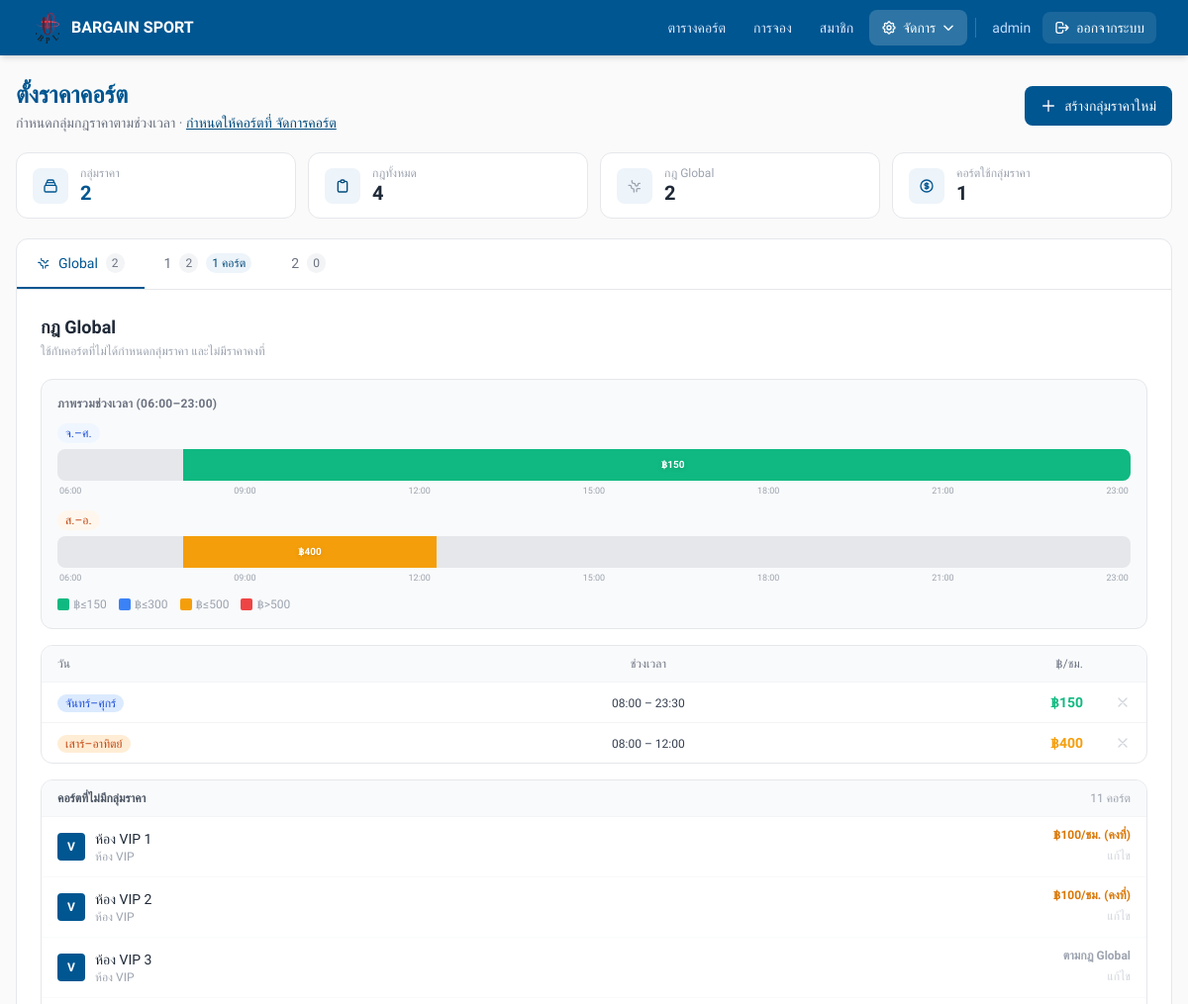
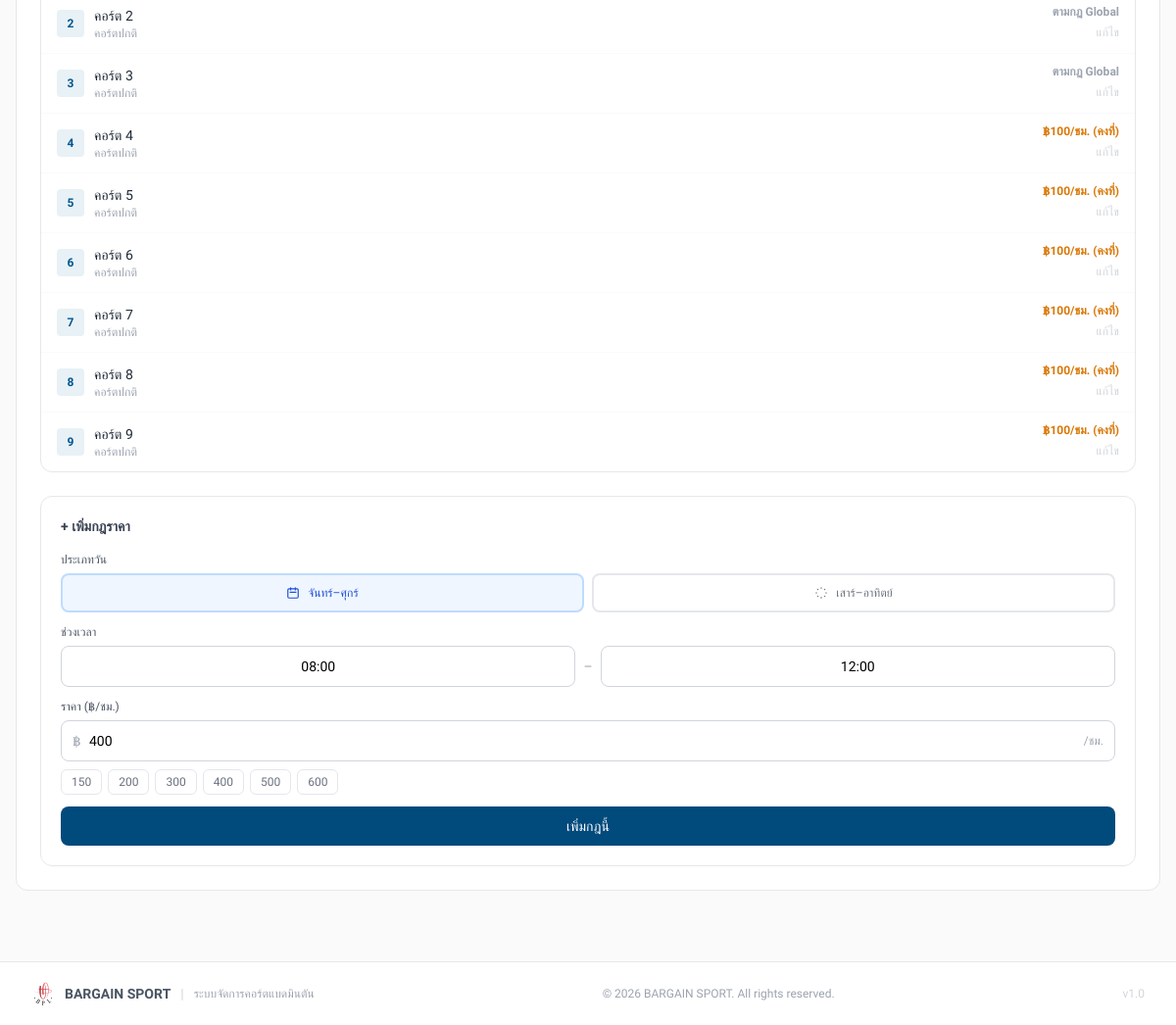
Page /admin/pricing.php (signed in) on the committed database (2 pictures, top to bottom).
### tables this page shows
CREATE TABLE `pricing_groups` (
  `id` int NOT NULL,
  `name` varchar(100) NOT NULL,
  `created_at` timestamp NULL DEFAULT CURRENT_TIMESTAMP
);

CREATE TABLE `pricing_rules` (
  `id` int NOT NULL,
  `group_id` int DEFAULT NULL,
  `day_type` enum('weekday','weekend') NOT NULL,
  `start_time` time NOT NULL,
  `end_time` time NOT NULL,
  `price_per_hour` decimal(10,2) NOT NULL
);

CREATE TABLE `courts` (
  `id` int NOT NULL,
  `court_no` int NOT NULL,
  `vip_room_name` varchar(100) DEFAULT NULL COMMENT 'ชื่อห้อง VIP',
  `status` enum('Available','Booked','In Use','Maintenance') DEFAULT 'Available',
  `is_vip` tinyint(1) NOT NULL DEFAULT '0',
  `court_type` enum('normal','vip') DEFAULT 'normal' COMMENT 'ประเภทคอร์ต: normal=ปกติ, vip=VIP',
  `vip_price` decimal(10,2) DEFAULT NULL COMMENT 'ราคาพิเศษสำหรับคอร์ต VIP (บาท/ชั่วโมง)',
  `normal_price` decimal(10,2) DEFAULT NULL COMMENT 'ราคาคงที่สำหรับคอร์ตปกติ (optional)',
  `pricing_group_id` int DEFAULT NULL
);

### admin/pricing.php (the view, shortened to what the rows shown need)
<?php
require_once __DIR__ . '/../config/db.php';
$groups = $pdo->query('SELECT * FROM pricing_groups ORDER BY name ASC')->fetchAll();
$rules = $pdo->query('SELECT * FROM pricing_rules ORDER BY group_id IS NULL DESC, group_id, day_type, start_time')->fetchAll();
$globalRules = array_values(array_filter($rules, fn($r) => $r['group_id'] === null));
$groupedRules = [];
foreach ($rules as $r) {
  if ($r['group_id'] !== null)
    $groupedRules[$r['group_id']][] = $r;
}
$courtCountByGroup = [];
foreach ($groups as $g) {
  $s = $pdo->prepare('SELECT id, court_no, vip_room_name, court_type, is_vip, vip_price, normal_price FROM courts WHERE pricing_group_id = ? ORDER BY court_type DESC, vip_room_name ASC, court_no ASC');
  $s->execute([$g['id']]);
  $rows = $s->fetchAll();
  $courtCountByGroup[$g['id']] = count($rows);
}
$globalCourtsStmt = $pdo->query('SELECT id, court_no, vip_room_name, court_type, is_vip, vip_price, normal_price FROM courts WHERE pricing_group_id IS NULL ORDER BY court_type DESC, vip_room_name ASC, court_no ASC');
$allNoPricingGroupCourts = $globalCourtsStmt->fetchAll();
$activeTab = htmlspecialchars($_GET['tab'] ?? 'global', ENT_QUOTES);
$timeOptions = [];
for ($h = 6; $h <= 23; $h++) {
  foreach (['00', '30'] as $m)
    $timeOptions[] = sprintf('%02d:%s', $h, $m);
}
function priceColor(float $price): string
{
  if ($price <= 150)
    return '#10b981';
  if ($price <= 500)
    return '#f59e0b';
  return '#ef4444';
}
?>
<!doctype html>
<html lang="th">
<head>
  <script src="https://cdn.tailwindcss.com"></script>
</head>
<body style="background:#FAFAFA;" class="min-h-screen">
  <div class="max-w-7xl mx-auto px-4 py-6">
    <div class="flex flex-col sm:flex-row sm:items-center justify-between gap-3 mb-5">
      <div>
        <h1 style="color:#005691;" class="text-2xl font-bold">ตั้งราคาคอร์ต</h1>
      </div>
    </div>
    <div class="bg-white rounded-xl border border-gray-200 overflow-hidden">
      <div class="border-b border-gray-200 overflow-x-auto">
        <div class="flex min-w-max">
          <button onclick="switchTab('global')" id="tab-btn-global"
            class="tab-btn px-5 py-3.5 text-sm font-medium border-b-2 transition-colors whitespace-nowrap flex items-center gap-2
                       <?= $activeTab === 'global' ? 'border-[#005691] text-[#005691]' : 'border-transparent text-gray-500 hover:text-gray-700' ?>">
            Global
            <span class="text-xs px-1.5 py-0.5 rounded-full bg-gray-100 text-gray-500"><?= count($globalRules) ?></span>
          </button>
          <?php foreach ($groups as $g): ?>
            <button onclick="switchTab('group_<?= $g['id'] ?>')" id="tab-btn-group_<?= $g['id'] ?>"
              class="tab-btn px-5 py-3.5 text-sm font-medium border-b-2 transition-colors whitespace-nowrap flex items-center gap-2
                       <?= $activeTab === 'group_' . $g['id'] ? 'border-[#005691] text-[#005691]' : 'border-transparent text-gray-500 hover:text-gray-700' ?>">
              <?= htmlspecialchars($g['name']) ?>
              <span
                class="text-xs px-1.5 py-0.5 rounded-full bg-gray-100 text-gray-500"><?= count($groupedRules[$g['id']] ?? []) ?></span>
              <?php if ($courtCountByGroup[$g['id']] > 0): ?>
                <span class="text-xs px-1.5 py-0.5 rounded-full"
                  style="background:#EDF4FA;color:#004A7C;"><?= $courtCountByGroup[$g['id']] ?> คอร์ต</span>
              <?php endif; ?>
            </button>
          <?php endforeach; ?>
        </div>
      </div>
      <?php
      function renderTabPanel(string $tabId, ?int $group_id, string $groupName, array $rules, array $timeOptions, array $groups, array $courtCountByGroup, array $tabCourts = []): void
      {
        $numCourts = $group_id ? ($courtCountByGroup[$group_id] ?? 0) : 0;
        $panelId = 'panel-' . $tabId;
        ?>
        <div id="<?= $panelId ?>" class="tab-panel <?=  '' ?>">
          <div class="p-5 lg:p-6">
            <?php if ($group_id !== null): ?>
              <div class="flex items-center justify-between mb-5">
                <div>
                  <h2 class="text-lg font-semibold text-gray-800"><?= htmlspecialchars($groupName) ?></h2>
                  <p class="text-xs text-gray-400 mt-0.5">
                    <?= count($rules) ?> กฎราคา
                    <?php if ($numCourts > 0): ?>
                      · ใช้กับ <strong><?= $numCourts ?></strong> คอร์ต
                    <?php else: ?>
                      · <span class="text-orange-500">ยังไม่มีคอร์ตใช้กลุ่มนี้</span>
                      · <a href="courts.php" style="color:#005691;" class="underline text-xs">ไปกำหนดที่คอร์ต</a>
                    <?php endif; ?>
                  </p>
                </div>
                <a href="?delete_group=<?= $group_id ?>&tab=global"
                  onclick="return confirm('ลบกลุ่ม &quot;<?= htmlspecialchars($groupName, ENT_QUOTES) ?>&quot;?\nกฎจะกลายเป็น Global\nคอร์ตที่ใช้จะถูก reset')"
                  class="flex items-center gap-1.5 px-3 py-1.5 bg-red-50 text-red-500 border border-red-200 text-xs rounded-lg hover:bg-red-100 transition-colors">
                  <svg class="w-3.5 h-3.5" fill="none" stroke="currentColor" viewBox="0 0 24 24">
                    <path stroke-linecap="round" stroke-linejoin="round" stroke-width="2"
                      d="M19 7l-.867 12.142A2 2 0 0116.138 21H7.862a2 2 0 01-1.995-1.858L5 7m5 4v6m4-6v6m1-10V4a1 1 0 00-1-1h-4a1 1 0 00-1 1v3M4 7h16" />
                  </svg>
                  ลบกลุ่มนี้
                </a>
              </div>
            <?php else: ?>
              <div class="mb-5">
                <h2 class="text-lg font-semibold text-gray-800">กฎ Global</h2>
              </div>
            <?php endif; ?>
            <div class="grid grid-cols-1 xl:grid-cols-5 gap-6">
              <div class="xl:col-span-3 space-y-4">
                <?php if (count($rules) === 0): ?>
                  <div class="text-center py-8 text-gray-400">
                    <svg class="w-10 h-10 mx-auto mb-2 text-gray-300" fill="none" stroke="currentColor" viewBox="0 0 24 24">
                      <path stroke-linecap="round" stroke-linejoin="round" stroke-width="1.5"
                        d="M9 5H7a2 2 0 00-2 2v12a2 2 0 002 2h10a2 2 0 002-2V7a2 2 0 00-2-2h-2M9 5a2 2 0 002 2h2a2 2 0 002-2M9 5a2 2 0 012-2h2a2 2 0 012 2" />
                    </svg>
                    <p class="text-sm font-medium">ยังไม่มีกฎราคา</p>
                    <p class="text-xs mt-1">เพิ่มกฎจากฟอร์มด้านขวา</p>
                  </div>
                <?php else: ?>
                  <div class="rounded-xl border border-gray-200 overflow-hidden">
                    <table class="w-full text-sm">
                      <thead>
                        <tr class="bg-gray-50 border-b border-gray-100">
                          <th class="px-4 py-2.5 text-left text-xs font-medium text-gray-500">วัน</th>
                          <th class="px-4 py-2.5 text-center text-xs font-medium text-gray-500">ช่วงเวลา</th>
                          <th class="px-4 py-2.5 text-right text-xs font-medium text-gray-500">฿/ชม.</th>
                          <th class="px-4 py-2.5 w-12"></th>
                        </tr>
                      </thead>
                      <tbody class="divide-y divide-gray-100">
                        <?php
                        $sorted = array_merge(
                          array_values(array_filter($rules, fn($r) => $r['day_type'] === 'weekday')),
                          array_values(array_filter($rules, fn($r) => $r['day_type'] === 'weekend'))
                        );
                        foreach ($sorted as $r):
                          $isWe = $r['day_type'] === 'weekend';
                          ?>
                          <tr class="hover:bg-gray-50 transition-colors">
                            <td class="px-4 py-2.5">
                              <span
                                class="text-xs px-2 py-0.5 rounded-full font-medium <?= $isWe ? 'bg-orange-100 text-orange-700' : 'bg-blue-100 text-blue-700' ?>">
                                <?= $isWe ? 'เสาร์–อาทิตย์' : 'จันทร์–ศุกร์' ?>
                              </span>
                            </td>
                            <td class="px-4 py-2.5 text-center">
                              <span class="font-mono text-xs text-gray-700"><?= substr($r['start_time'], 0, 5) ?> –
                                <?= substr($r['end_time'], 0, 5) ?></span>
                            </td>
                            <td class="px-4 py-2.5 text-right">
                              <span class="font-bold text-sm" style="color:<?= priceColor((float) $r['price_per_hour']) ?>">
                                ฿<?= number_format($r['price_per_hour'], 0) ?>
                              </span>
                            </td>
                            <td class="px-4 py-2.5 text-center">
                              <a href="?delete=<?= $r['id'] ?>&tab=<?= $tabId ?>"
                                onclick="return confirm('ลบกฎ <?= $isWe ? 'เสาร์–อาทิตย์' : 'จันทร์–ศุกร์' ?> <?= substr($r['start_time'], 0, 5) ?>–<?= substr($r['end_time'], 0, 5) ?>?')"
                                class="text-gray-300 hover:text-red-400 transition-colors">
                                <svg class="w-4 h-4" fill="none" stroke="currentColor" viewBox="0 0 24 24">
                                  <path stroke-linecap="round" stroke-linejoin="round" stroke-width="2"
                                    d="M6 18L18 6M6 6l12 12" />
                                </svg>
                              </a>
                            </td>
                          </tr>
                        <?php endforeach; ?>
                      </tbody>
                    </table>
                  </div>
                <?php endif; ?>
                <?php if (count($tabCourts) > 0): ?>
                  <div class="rounded-xl border border-gray-200 overflow-hidden">
                    <div class="divide-y divide-gray-50">
                      <?php foreach ($tabCourts as $ct):
                        $ctIsVip = ($ct['court_type'] === 'vip' || $ct['is_vip'] == 1);
                        $ctName = $ctIsVip ? ($ct['vip_room_name'] ?? 'ห้อง VIP') : 'คอร์ต ' . $ct['court_no'];
                        if ($group_id !== null) {
                          $priceLabel = 'ตามกฎกลุ่ม';
                          $priceCls = 'text-[#004A7C]';
                        } elseif ($ctIsVip && ($ct['vip_price'] ?? 0) > 0) {
                          $priceLabel = '฿' . number_format($ct['vip_price'], 0) . '/ชม. (คงที่)';
                          $priceCls = 'text-amber-600';
                        } elseif (!$ctIsVip && ($ct['normal_price'] ?? 0) > 0) {
                          $priceLabel = '฿' . number_format($ct['normal_price'], 0) . '/ชม. (คงที่)';
                          $priceCls = 'text-amber-600';
                        } else {
                          $priceLabel = 'ตามกฎ Global';
                          $priceCls = 'text-gray-400';
                        }
                        ?>
                        <div class="px-4 py-2.5 flex items-center justify-between hover:bg-gray-50 transition-colors">
                          <div class="flex items-center gap-2.5">
                            <?php if ($ctIsVip): ?>
                              <div style="background:#005691;"
                                class="w-7 h-7 rounded flex items-center justify-center text-white font-bold text-xs flex-shrink-0">
                                V</div>
                            <?php else: ?>
                              <div style="background:#E8F1F5;color:#005691;"
                                class="w-7 h-7 rounded flex items-center justify-center font-bold text-xs flex-shrink-0">
                                <?= $ct['court_no'] ?></div>
                            <?php endif; ?>
                            <div>
                              <p class="text-sm font-medium text-gray-800"><?= htmlspecialchars($ctName) ?></p>
                              <p class="text-xs text-gray-400"><?= $ctIsVip ? 'ห้อง VIP' : 'คอร์ตปกติ' ?></p>
                            </div>
                          </div>
                          <div class="text-right">
                            <p class="text-xs font-semibold <?= $priceCls ?>"><?= $priceLabel ?></p>
                            <a href="courts.php"
                              class="text-xs text-gray-300 hover:text-[#005691] transition-colors">แก้ไข</a>
                          </div>
                        </div>
                      <?php endforeach; ?>
                    </div>
                  </div>
                <?php endif; ?>
              </div>
            </div>
          </div>
        </div>
      <?php }  ?>
      <?php
      renderTabPanel('global', null, 'Global', $globalRules, $timeOptions, $groups, $courtCountByGroup, $allNoPricingGroupCourts);
      ?>
    </div>
  </div>
</body>
</html>

### rows in the picture
pricing_groups: name "1", id "2", id "1"
pricing_groups: name "2", id "0"
pricing_rules: day_type "จันทร์–ศุกร์", start_time "08:00", end_time "23:30", price_per_hour "150"
pricing_rules: day_type "เสาร์–อาทิตย์", start_time "08:00", end_time "12:00", price_per_hour "400"
courts: court_type "V", vip_room_name "ห้อง VIP 1", vip_price "฿100/ชม. (คงที่)"
courts: court_type "V", vip_room_name "ห้อง VIP 2", vip_price "฿100/ชม. (คงที่)"
courts: shows "V", vip_room_name "ห้อง VIP 3", priceLabel "ตามกฎ Global"
courts: court_no "2", ctName "คอร์ต 2", shows "คอร์ตปกติ", priceLabel "ตามกฎ Global"
courts: court_no "3", ctName "คอร์ต 3", shows "คอร์ตปกติ", priceLabel "ตามกฎ Global"
courts: court_no "4", ctName "คอร์ต 4", shows "คอร์ตปกติ", normal_price "฿100/ชม. (คงที่)"
courts: court_no "5", ctName "คอร์ต 5", shows "คอร์ตปกติ", normal_price "฿100/ชม. (คงที่)"
courts: court_no "6", ctName "คอร์ต 6", shows "คอร์ตปกติ", normal_price "฿100/ชม. (คงที่)"
courts: court_no "7", ctName "คอร์ต 7", shows "คอร์ตปกติ", normal_price "฿100/ชม. (คงที่)"
courts: court_no "8", ctName "คอร์ต 8", shows "คอร์ตปกติ", normal_price "฿100/ชม. (คงที่)"
courts: court_no "9", ctName "คอร์ต 9", shows "คอร์ตปกติ", normal_price "฿100/ชม. (คงที่)"

### other values in the picture
$_username "admin"
count($groups) "2"
count($rules) "4"
count($globalRules) "2"
array_sum($courtCountByGroup) "1"
$label "จ.–ศ."
$slot['price'] "150"
$lbl "06"
$lbl "09"
$lbl "12"
$lbl "15"
$lbl "18"
$lbl "21"
$lbl "23"
$label "ส.–อ."
